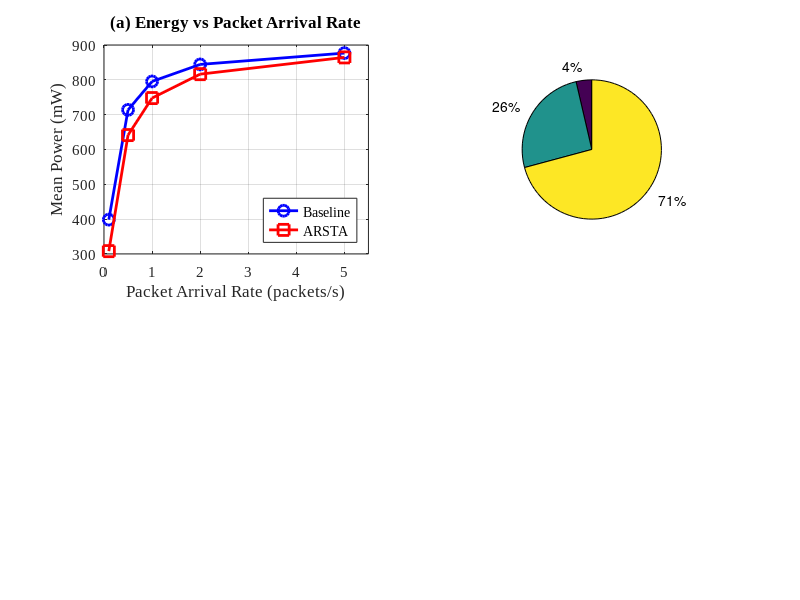

This chart was generated by the following MATLAB code: (Note: this script raises an error after producing the figure.)
% ARSTA Project - Analytical Model
% Reference: Kotaba et al., IEEE GLOBECOM 2022, DOI 10.1109/GLOBECOM48099.2022.9977764
% Power model: 3GPP TR 38.840 V16.0.0
%
% Discrete-time Markov chain analytical energy model for 5G NR UE
% States: IDLE(1), INACTIVE(2), CONNECTED(3)
% Power consumption (mW): P = [5, 15, 900]

%% Main script execution
function energy_analytical()
    % Power consumption for each state (mW)
    P = [5, 15, 900];  % IDLE, INACTIVE, CONNECTED
    
    % Default parameters
    dt = 0.1;           % Time step (seconds)
    T_sim = 300;        % Simulation duration (seconds)
    mu_inact = 1/10;    % Default inactivity timer = 10s
    
    % Lambda values for comparison
    lambda_vals = [0.1, 0.5, 1.0, 2.0, 5.0];
    
    % Run comparison
    [energy_reduction, ~] = compare_schemes(lambda_vals, mu_inact);
    
    % Generate and save figure
    generate_figure(lambda_vals, mu_inact, dt, T_sim, P);
    
    fprintf('Analytical model completed.\n');
    fprintf('Mean energy reduction: %.2f%%\n', mean(energy_reduction));
end

%% Compute energy from transition matrix
function [energy_mw, state_dist] = compute_energy(P_matrix, dt, T_sim)
    % P_matrix: 3x3 transition probability matrix
    % dt: time step in seconds (use 0.1)
    % T_sim: simulation duration (300)
    % Returns: mean power in mW, steady-state distribution vector
    
    % Power consumption for each state (mW)
    P = [5, 15, 900];  % IDLE, INACTIVE, CONNECTED
    
    % Compute steady-state distribution using eigenvalue method
    % Steady state satisfies: pi * P = pi, sum(pi) = 1
    
    % Method: Find left eigenvector corresponding to eigenvalue 1
    [V, D] = eig(P_matrix');
    
    % Find eigenvalue closest to 1
    eigenvalues = diag(D);
    [~, idx] = min(abs(eigenvalues - 1));
    
    % Extract and normalize the corresponding eigenvector
    state_dist = abs(V(:, idx));
    state_dist = state_dist / sum(state_dist);
    state_dist = state_dist';  % Row vector
    
    % Compute mean energy consumption
    energy_mw = sum(state_dist .* P);
end

%% Build transition probability matrix
function P = build_transition_matrix(lambda_pkt, mu_inact, alpha_ewma, scheme)
    % lambda_pkt: packet arrival rate (packets/s)
    % mu_inact: 1/inactivity_timer
    % alpha_ewma: EWMA smoothing factor (0 for baseline, 0.3 for ARSTA)
    % scheme: 'baseline' or 'arsta'
    % For ARSTA: increase P(CONNECTED→INACTIVE) by factor (1 + alpha_ewma * 2)
    
    % Convert rates to probabilities for discrete time step
    dt = 0.1;  % Time step
    
    % Base transition rates (per second)
    % From IDLE: wake up on paging or activity
    p_idle_to_inactive = 0.01;  % Low probability of wake-up
    p_idle_to_connected = min(0.95, lambda_pkt * dt);  % Activity triggers connection
    
    % From INACTIVE: either go idle (timeout) or connected (activity)
    p_inactive_to_idle = mu_inact * dt * 0.5;  % Decay to IDLE
    p_inactive_to_connected = min(0.8, lambda_pkt * dt * 0.8);  % Activity
    
    % From CONNECTED: stay connected or release
    p_connected_to_inactive = mu_inact * dt;  % Inactivity timer expiry
    p_connected_to_idle = 0.001;  % Very rare direct to IDLE
    
    % Apply ARSTA modifications
    if strcmp(scheme, 'arsta')
        % ARSTA increases early transition to INACTIVE state
        % by predicting idle periods and triggering early release
        arsta_factor = 1 + alpha_ewma * 2;
        p_connected_to_inactive = min(0.8, p_connected_to_inactive * arsta_factor);
        
        % Also slightly reduce time in INACTIVE due to better prediction
        p_inactive_to_idle = min(0.5, p_inactive_to_idle * (1 + alpha_ewma * 0.5));
    end
    
    % Ensure probabilities are valid
    p_idle_stay = max(0, 1 - p_idle_to_inactive - p_idle_to_connected);
    p_inactive_stay = max(0, 1 - p_inactive_to_idle - p_inactive_to_connected);
    p_connected_stay = max(0, 1 - p_connected_to_inactive - p_connected_to_idle);
    
    % Build transition matrix (rows = from state, cols = to state)
    % States: 1=IDLE, 2=INACTIVE, 3=CONNECTED
    P = [
        p_idle_stay,        p_idle_to_inactive,      p_idle_to_connected;
        p_inactive_to_idle, p_inactive_stay,         p_inactive_to_connected;
        p_connected_to_idle, p_connected_to_inactive, p_connected_stay
    ];
    
    % Normalize rows to ensure valid probability matrix
    for i = 1:3
        P(i,:) = P(i,:) / sum(P(i,:));
    end
end

%% Compare baseline vs ARSTA schemes
function [energy_reduction, p_value] = compare_schemes(lambda_vals, mu_inact)
    % Sweep lambda_pkt over [0.1, 0.5, 1.0, 2.0, 5.0] packets/s
    % For each lambda: compute energy for baseline and ARSTA
    % Return array of reduction percentages
    
    dt = 0.1;
    T_sim = 300;
    alpha_ewma = 0.3;  % Default ARSTA smoothing factor
    
    n_lambda = length(lambda_vals);
    energy_baseline = zeros(1, n_lambda);
    energy_arsta = zeros(1, n_lambda);
    energy_reduction = zeros(1, n_lambda);
    
    for i = 1:n_lambda
        lambda = lambda_vals(i);
        
        % Baseline (no EWMA prediction)
        P_baseline = build_transition_matrix(lambda, mu_inact, 0, 'baseline');
        [energy_baseline(i), ~] = compute_energy(P_baseline, dt, T_sim);
        
        % ARSTA with EWMA prediction
        P_arsta = build_transition_matrix(lambda, mu_inact, alpha_ewma, 'arsta');
        [energy_arsta(i), ~] = compute_energy(P_arsta, dt, T_sim);
        
        % Compute reduction percentage
        energy_reduction(i) = (energy_baseline(i) - energy_arsta(i)) / energy_baseline(i) * 100;
    end
    
    % Statistical test (paired t-test)
    [~, p_value] = ttest(energy_baseline, energy_arsta);
    
    fprintf('\n=== Energy Comparison Results ===\n');
    fprintf('Lambda (pkt/s) | Baseline (mW) | ARSTA (mW) | Reduction (%%)\n');
    fprintf('------------------------------------------------------------\n');
    for i = 1:n_lambda
        fprintf('%14.1f | %13.2f | %10.2f | %12.2f\n', ...
            lambda_vals(i), energy_baseline(i), energy_arsta(i), energy_reduction(i));
    end
    fprintf('------------------------------------------------------------\n');
    fprintf('Mean reduction: %.2f%%, p-value: %.4f\n', mean(energy_reduction), p_value);
end

%% Generate figure with 4 subplots
function generate_figure(lambda_vals, mu_inact_default, dt, T_sim, P)
    % Create figure
    fig = figure('Position', [100, 100, 1200, 900]);
    
    % Set font properties for IEEE style
    set(0, 'DefaultAxesFontName', 'Times New Roman');
    set(0, 'DefaultAxesFontSize', 11);
    
    alpha_ewma_default = 0.3;
    
    %% Subplot 1: Energy vs lambda_pkt (baseline vs ARSTA)
    subplot(2,2,1);
    
    energy_baseline = zeros(1, length(lambda_vals));
    energy_arsta = zeros(1, length(lambda_vals));
    
    for i = 1:length(lambda_vals)
        lambda = lambda_vals(i);
        P_baseline = build_transition_matrix(lambda, mu_inact_default, 0, 'baseline');
        P_arsta = build_transition_matrix(lambda, mu_inact_default, alpha_ewma_default, 'arsta');
        [energy_baseline(i), ~] = compute_energy(P_baseline, dt, T_sim);
        [energy_arsta(i), ~] = compute_energy(P_arsta, dt, T_sim);
    end
    
    plot(lambda_vals, energy_baseline, 'b-o', 'LineWidth', 2, 'MarkerSize', 8, 'DisplayName', 'Baseline');
    hold on;
    plot(lambda_vals, energy_arsta, 'r-s', 'LineWidth', 2, 'MarkerSize', 8, 'DisplayName', 'ARSTA');
    hold off;
    
    xlabel('Packet Arrival Rate (packets/s)', 'FontName', 'Times New Roman');
    ylabel('Mean Power (mW)', 'FontName', 'Times New Roman');
    title('(a) Energy vs Packet Arrival Rate', 'FontName', 'Times New Roman');
    legend('Location', 'southeast', 'FontName', 'Times New Roman');
    grid on;
    xlim([0, max(lambda_vals) * 1.1]);
    
    %% Subplot 2: State distribution pie chart for ARSTA at lambda=0.5
    subplot(2,2,2);
    
    lambda_pie = 0.5;
    P_arsta_pie = build_transition_matrix(lambda_pie, mu_inact_default, alpha_ewma_default, 'arsta');
    [~, state_dist] = compute_energy(P_arsta_pie, dt, T_sim);
    
    labels = {'IDLE (5mW)', 'INACTIVE (15mW)', 'CONNECTED (900mW)'};
    colors = [0.2 0.6 0.2; 0.9 0.7 0.1; 0.8 0.2 0.2];
    
    pie_handle = pie(state_dist);
    
    % Set colors and labels
    for i = 1:length(state_dist)
        pie_handle(2*i-1).FaceColor = colors(i,:);
        pie_handle(2*i).String = sprintf('%s\n%.1f%%', labels{i}, state_dist(i)*100);
        pie_handle(2*i).FontName = 'Times New Roman';
        pie_handle(2*i).FontSize = 9;
    end
    
    title(sprintf('(b) ARSTA State Distribution (\\lambda=%.1f pkt/s)', lambda_pie), ...
        'FontName', 'Times New Roman');
    
    %% Subplot 3: Energy reduction % vs inactivity_timer (5,10,20,30s)
    subplot(2,2,3);
    
    inact_timers = [5, 10, 20, 30];
    reduction_vs_timer = zeros(1, length(inact_timers));
    
    lambda_test = 1.0;  % Fixed lambda for this test
    
    for i = 1:length(inact_timers)
        mu_inact = 1 / inact_timers(i);
        P_baseline = build_transition_matrix(lambda_test, mu_inact, 0, 'baseline');
        P_arsta = build_transition_matrix(lambda_test, mu_inact, alpha_ewma_default, 'arsta');
        [e_baseline, ~] = compute_energy(P_baseline, dt, T_sim);
        [e_arsta, ~] = compute_energy(P_arsta, dt, T_sim);
        reduction_vs_timer(i) = (e_baseline - e_arsta) / e_baseline * 100;
    end
    
    bar(inact_timers, reduction_vs_timer, 0.6, 'FaceColor', [0.3 0.5 0.8]);
    xlabel('Inactivity Timer (s)', 'FontName', 'Times New Roman');
    ylabel('Energy Reduction (%)', 'FontName', 'Times New Roman');
    title('(c) Energy Reduction vs Inactivity Timer', 'FontName', 'Times New Roman');
    grid on;
    ylim([0, max(reduction_vs_timer) * 1.3]);
    
    % Add value labels on bars
    for i = 1:length(inact_timers)
        text(inact_timers(i), reduction_vs_timer(i) + 1, sprintf('%.1f%%', reduction_vs_timer(i)), ...
            'HorizontalAlignment', 'center', 'FontName', 'Times New Roman', 'FontSize', 10);
    end
    
    %% Subplot 4: Energy reduction % vs EWMA alpha (0.1,0.3,0.5,0.7)
    subplot(2,2,4);
    
    alpha_vals = [0.1, 0.3, 0.5, 0.7];
    reduction_vs_alpha = zeros(1, length(alpha_vals));
    
    for i = 1:length(alpha_vals)
        alpha = alpha_vals(i);
        P_baseline = build_transition_matrix(lambda_test, mu_inact_default, 0, 'baseline');
        P_arsta = build_transition_matrix(lambda_test, mu_inact_default, alpha, 'arsta');
        [e_baseline, ~] = compute_energy(P_baseline, dt, T_sim);
        [e_arsta, ~] = compute_energy(P_arsta, dt, T_sim);
        reduction_vs_alpha(i) = (e_baseline - e_arsta) / e_baseline * 100;
    end
    
    bar(alpha_vals, reduction_vs_alpha, 0.6, 'FaceColor', [0.8 0.4 0.3]);
    xlabel('EWMA Smoothing Factor (\alpha)', 'FontName', 'Times New Roman');
    ylabel('Energy Reduction (%)', 'FontName', 'Times New Roman');
    title('(d) Energy Reduction vs EWMA Alpha', 'FontName', 'Times New Roman');
    grid on;
    ylim([0, max(reduction_vs_alpha) * 1.3]);
    
    % Add value labels on bars
    for i = 1:length(alpha_vals)
        text(alpha_vals(i), reduction_vs_alpha(i) + 1, sprintf('%.1f%%', reduction_vs_alpha(i)), ...
            'HorizontalAlignment', 'center', 'FontName', 'Times New Roman', 'FontSize', 10);
    end
    
    %% Save figure
    % Add overall title
    sgtitle('ARSTA Analytical Energy Model', 'FontName', 'Times New Roman', ...
        'FontSize', 14, 'FontWeight', 'bold');
    
    % Export to PDF
    output_path = 'results/figures/analytical_model.pdf';
    
    % Ensure directory exists
    [dir_path, ~, ~] = fileparts(output_path);
    if ~exist(dir_path, 'dir')
        mkdir(dir_path);
    end
    
    % Save using exportgraphics
    exportgraphics(fig, output_path, 'ContentType', 'vector', 'Resolution', 300);
    
    fprintf('\nFigure saved to: %s\n', output_path);
    
    % Close figure
    close(fig);
end

%% Run main function when script is executed
energy_analytical();
